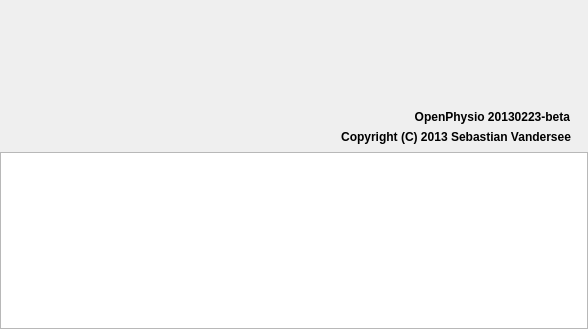
<?xml version="1.0" encoding="UTF-8"?>
<ui version="4.0">
 <class>DlgAboutClass</class>
 <widget class="QDialog" name="DlgAboutClass">
  <property name="geometry">
   <rect>
    <x>0</x>
    <y>0</y>
    <width>588</width>
    <height>329</height>
   </rect>
  </property>
  <property name="sizePolicy">
   <sizepolicy hsizetype="Preferred" vsizetype="Preferred">
    <horstretch>0</horstretch>
    <verstretch>0</verstretch>
   </sizepolicy>
  </property>
  <property name="minimumSize">
   <size>
    <width>588</width>
    <height>150</height>
   </size>
  </property>
  <property name="maximumSize">
   <size>
    <width>588</width>
    <height>400</height>
   </size>
  </property>
  <property name="contextMenuPolicy">
   <enum>Qt::NoContextMenu</enum>
  </property>
  <property name="windowTitle">
   <string>Über OpenPhysio</string>
  </property>
  <property name="windowIcon">
   <iconset resource="images/images.qrc">
    <normaloff>:/favicon.png</normaloff>:/favicon.png</iconset>
  </property>
  <layout class="QGridLayout" name="gridLayout">
   <property name="horizontalSpacing">
    <number>0</number>
   </property>
   <property name="verticalSpacing">
    <number>2</number>
   </property>
   <property name="margin">
    <number>0</number>
   </property>
   <item row="2" column="0">
    <widget class="QPlainTextEdit" name="plainTextEdit">
     <property name="font">
      <font>
       <family>Courier</family>
      </font>
     </property>
     <property name="lineWrapMode">
      <enum>QPlainTextEdit::NoWrap</enum>
     </property>
     <property name="readOnly">
      <bool>true</bool>
     </property>
    </widget>
   </item>
   <item row="0" column="0">
    <widget class="QWidget" name="widget" native="true">
     <property name="minimumSize">
      <size>
       <width>588</width>
       <height>150</height>
      </size>
     </property>
     <widget class="QLabel" name="label">
      <property name="geometry">
       <rect>
        <x>0</x>
        <y>0</y>
        <width>611</width>
        <height>156</height>
       </rect>
      </property>
      <property name="sizePolicy">
       <sizepolicy hsizetype="Preferred" vsizetype="Preferred">
        <horstretch>0</horstretch>
        <verstretch>0</verstretch>
       </sizepolicy>
      </property>
      <property name="lineWidth">
       <number>0</number>
      </property>
      <property name="text">
       <string/>
      </property>
      <property name="pixmap">
       <pixmap resource="images/images.qrc">:/splash.png</pixmap>
      </property>
      <property name="scaledContents">
       <bool>false</bool>
      </property>
     </widget>
     <widget class="QLabel" name="label_version">
      <property name="geometry">
       <rect>
        <x>0</x>
        <y>110</y>
        <width>570</width>
        <height>16</height>
       </rect>
      </property>
      <property name="font">
       <font>
        <pointsize>9</pointsize>
        <weight>75</weight>
        <bold>true</bold>
       </font>
      </property>
      <property name="text">
       <string>OpenPhysio 20130223-beta</string>
      </property>
      <property name="alignment">
       <set>Qt::AlignRight|Qt::AlignTop|Qt::AlignTrailing</set>
      </property>
      <property name="wordWrap">
       <bool>true</bool>
      </property>
     </widget>
     <widget class="QLabel" name="label_version_2">
      <property name="geometry">
       <rect>
        <x>310</x>
        <y>130</y>
        <width>261</width>
        <height>16</height>
       </rect>
      </property>
      <property name="font">
       <font>
        <pointsize>9</pointsize>
        <weight>75</weight>
        <bold>true</bold>
       </font>
      </property>
      <property name="text">
       <string>Copyright (C) 2013 Sebastian Vandersee
**               2026 Dr. Frankl Riechert </string>
      </property>
      <property name="alignment">
       <set>Qt::AlignRight|Qt::AlignTop|Qt::AlignTrailing</set>
      </property>
      <property name="wordWrap">
       <bool>true</bool>
      </property>
     </widget>
    </widget>
   </item>
  </layout>
 </widget>
 <layoutdefault spacing="6" margin="11"/>
 <resources>
  <include location="images/images.qrc"/>
 </resources>
 <connections/>
</ui>
